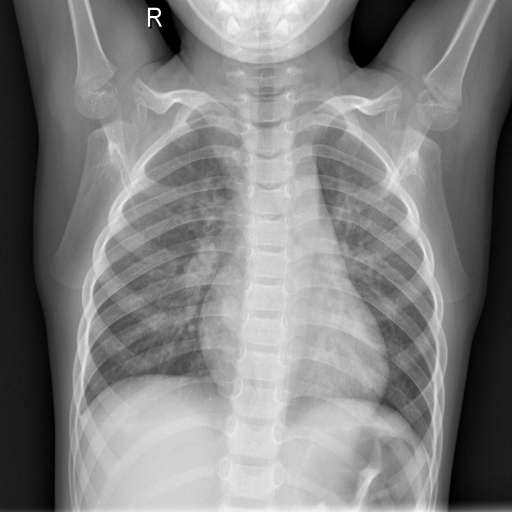
#> input picture 3.2022年学习/FractralDimensionSoftware/COVID-19-c/NORMAL/NORMAL (1).png, 1024 x 1024 px (shown at 1/2 size); its folder holds 4 pictures in this run
$ python '8.. 1 去均值（加上相同的值），每张图片阈值相同.py'
#> lines starting #> are read from the running program, lines starting #| are printed output that depends on the picture; after the words box and inside, x2 and y2 are one past the last pixel; in counts of white or black regions, pixels touching at a corner belong together
import glob
import cv2
import numpy as np
import pandas as pd
import matplotlib.pyplot as plt
import time

start_time = time.time()
#data = np.empty(shape=[0, 2916], dtype=int)


#存储处理后的图像
normal = []
viral_pneumonia = []
covid_19 = []

min_value, max_value, steps = 10, 160, 10
Threshold = [x for x in range(min_value, max_value, steps)]

def whole_historgram(data, count):
    his_img = []
    plt.figure()
    for i in range(len(data)):
        if i % (len(data)/count) == 0: #找到原灰度图像，画出直方图
            his_img.append(data[i])
    #print(len(his_img), data[0])
    for i in range(len(his_img)):
        #print(i, his_img[i])
        #if i == 3:
            #print(his_img[i].ravel())
        plt.hist(his_img[i].ravel(), 256, [0, 256])
        plt.subplot(count/2, 2, i + 1)
        plt.xlabel("Pixel gray value")
        plt.ylabel("Number of pixels")
    plt.show()

def binary_image(image, data):
    for i in Threshold:
        # [5 lines of commented-out code are left out]
        ret, b_img = cv2.threshold(image, i, 255, cv2.THRESH_BINARY)
        data.append(b_img)

    return data
def convertjpg(pngfile, data):

    img = cv2.imread(pngfile, cv2.IMREAD_GRAYSCALE) #读取为灰度图,
#> img is the input picture: shape (1024, 1024); min 0, max 255, mean 128.9
    #因为opencv读取图片方式和matplot不一样，所以显示结果不同，所以不再显示原图，直接显示灰度图和二值图像
    #img = cv2.imread(pngfile) #读取为灰度图,
    #data.append(img) #添加原图
    #gray_img = cv2.cvtColor(img, cv2.COLOR_BGR2GRAY)
    #data.append(img)
    #图像去均值
    img1 = img.reshape(1, -1) #图像变为一个向量
    mean_image = np.mean(img1[0])  #求像素均值
#> mean_image = 128.9
    #print("mean_image:", mean_image)
    #new_img = (img1 - mean_image).reshape(img.shape[0], img.shape[1])
    new_img = (img - mean_image) + 80 #矩阵减去一个数，就是矩阵中的每一个元素减去这个数，真棒，哈哈
    data.append(new_img)
    #print("img:", img)
    #print("new_img:", new_img)
    new_data = binary_image(new_img, data)
#> the loop in binary_image, `for i in Threshold: #img1 = [] #img1.append(image1) #for i in Threshol..` made 15 passes
#> pass 1, in binary_image, `ret, b_img = cv2.threshold(image, i, 255, cv2.THRESH_BINARY)`:
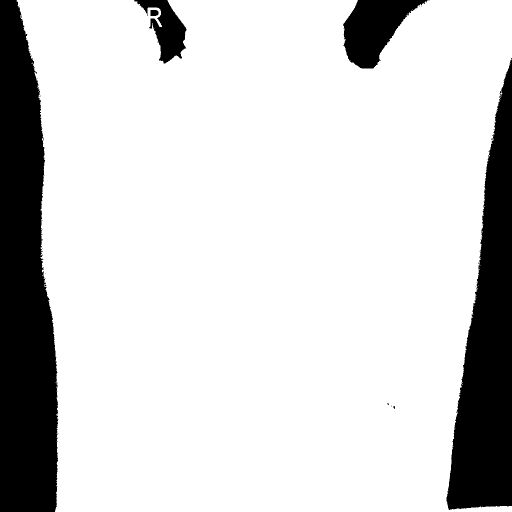
#> b_img: shape (1024, 1024) float64 (shown at 1/2 size); 83% white; 39 black regions (34 under 20 px), largest, box (x1, y1, x2, y2) and area: (0, 0, 117, 1024) 93311, (893, 116, 1024, 1020) 66393, (686, 0, 855, 137) 12807, (268, 0, 373, 128) 5974, (301, 20, 317, 32) 177
#> pass 2, in binary_image, `ret, b_img = cv2.threshold(image, i, 255, cv2.THRESH_BINARY)`:
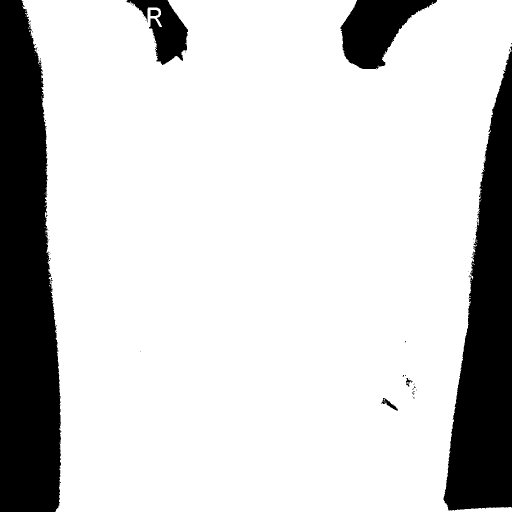
#> b_img: shape (1024, 1024) float64 (shown at 1/2 size); 81.2% white; 63 black regions (56 under 20 px), largest, box (x1, y1, x2, y2) and area: (0, 0, 123, 1024) 101363, (887, 93, 1024, 1021) 73335, (681, 0, 874, 139) 14722
#> pass 3, in binary_image, `ret, b_img = cv2.threshold(image, i, 255, cv2.THRESH_BINARY)`:
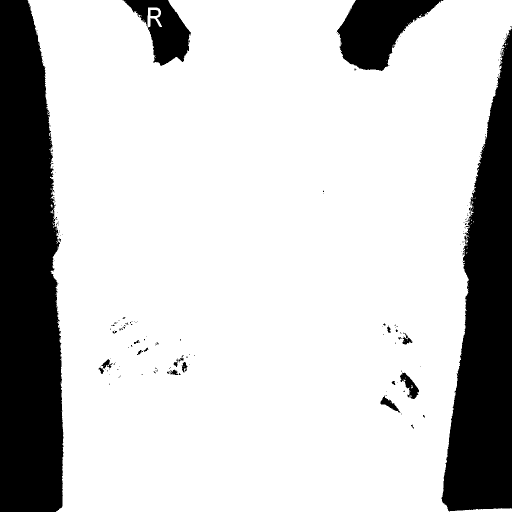
#> b_img: shape (1024, 1024) float64 (shown at 1/2 size); 79% white; 189 black regions (167 under 20 px), largest, box (x1, y1, x2, y2) and area: (0, 0, 127, 1024) 110154, (883, 57, 1024, 1023) 81360, (674, 0, 886, 142) 16891
#> after the loop in binary_image, `for i in Threshold:`: data = 16 items
#> new_data = 16 items

    return new_data

def draw_graph(data, count):
    plt.figure()
    for i in range(len(data)):
        #print("i:", i)
        #plt.annotate('covid-19', xy=(0, 0), xytext=(1, 1))
        plt.subplot(count, len(data)/count0, i+1)
        plt.imshow(data[i], "gray") #这是因为我们还是直接使用plt显示图像，它默认使用三通道显示图像，需要我们在可视化函数里多指定一个参数
        plt.xticks([])
        plt.yticks([])
    plt.show()


def fractal_dimension(Z, threshold):
    # Only for 2d image
    assert(len(Z.shape) == 2) #assert ： 判断语句，如果是二维图像就执行，不是的话，直接报错，不再执行

    # From https://github.com/rougier/numpy-100 (#87)
    def boxcount(Z, k):
        #axis=0, 按列计算， 1：按行计算
        S = np.add.reduceat(
            np.add.reduceat(Z, np.arange(0, Z.shape[0], k), axis=0),
                               np.arange(0, Z.shape[1], k), axis=1)

        # We count non-empty (0) and non-full boxes (k*k)
        return len(np.where((S > 0) & (S < k*k))[0])

    # Transform Z into a binary array
    Z = (Z < threshold)
    #plt.draw()
    #plt.show()

    # Minimal dimension of image
    p = min(Z.shape)

    # Greatest power of 2 less than or equal to p
    n = 2**np.floor(np.log(p)/np.log(2))

    # Extract the exponent
    n = int(np.log(n)/np.log(2))

    # Build successive box sizes (from 2**n down to 2**1)
    sizes = 2**np.arange(n, 1, -1)

    # Actual box counting with decreasing size
    counts = []
    for size in sizes:
        counts.append(boxcount(Z, size))

    # Fit the successive log(sizes) with log (counts)
    coeffs = np.polyfit(np.log(sizes), np.log(counts), 1)
    return -coeffs[0]

def get_line_chart_data(data, count):
    gray_img = []
    for n in range(len(data)):
        if n % (len(data) / count) == 0:
            gray_img.append(data[n])
    l = []
    for j in range(len(gray_img)):
        x = []
        for i in Threshold:
            y = fractal_dimension(gray_img[j], i)
            x.append(y)
        l.append(x)

    return l
#读取图片数据，转化为矩阵
count0 = 0
for pngfile in glob.glob(r"C:/Users/Yan/Desktop/COVID-19-c/NORMAL/*.png"):
    normal = convertjpg(pngfile, normal)
#> normal = 16 items
    count0 += 1
    if count0 == 4:
        break
#> pass 2 of the loop `for pngfile in glob.glob(r"C:/Users/Yan/Desktop/COVID-19-c/NORMAL/*.pn..`:
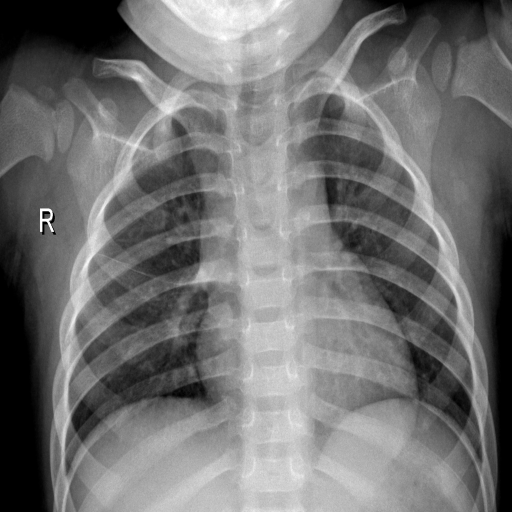
#> input picture 3.2022年学习/FractralDimensionSoftware/COVID-19-c/NORMAL/NORMAL (100).png, 1024 x 1024 px (shown at 1/2 size)
#> in convertjpg, img is the input picture: shape (1024, 1024); min 0, max 255, mean 113.9
#> mean_image = 113.9
#> the loop in binary_image (call 2), `for i in Threshold: #img1 = [] #img1.append(image1) #for i in Threshol..` made 15 passes
#> pass 1, in binary_image (call 2), `ret, b_img = cv2.threshold(image, i, 255, cv2.THRESH_BINARY)`:
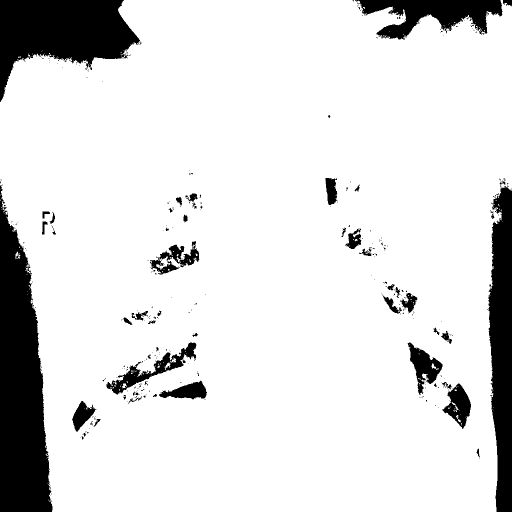
#> b_img: shape (1024, 1024) float64 (shown at 1/2 size); 87.2% white; 379 black regions (325 under 20 px), largest, box (x1, y1, x2, y2) and area: (0, 370, 105, 1024) 44964, (0, 0, 280, 204) 31342, (976, 363, 1024, 1024) 24073
#> pass 3, in binary_image (call 2), `ret, b_img = cv2.threshold(image, i, 255, cv2.THRESH_BINARY)`:
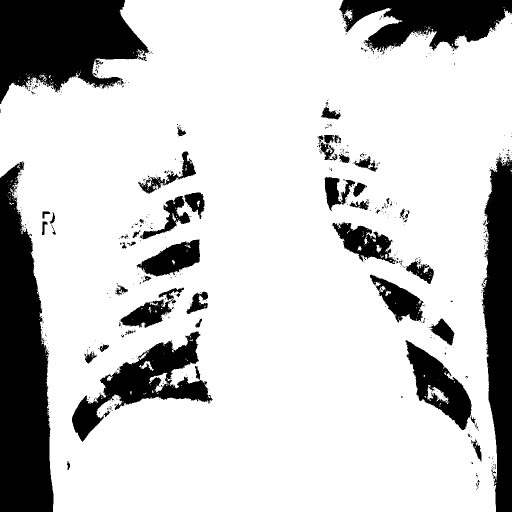
#> b_img: shape (1024, 1024) float64 (shown at 1/2 size); 79.6% white; 574 black regions (516 under 20 px), largest, box (x1, y1, x2, y2) and area: (0, 322, 107, 1024) 54204, (0, 0, 299, 208) 41388, (963, 311, 1024, 1024) 31167
#> after the loop in binary_image (call 2), `for i in Threshold:`: data = 32 items
#> pass 3 of the loop `for pngfile in glob.glob(r"C:/Users/Yan/Desktop/COVID-19-c/NORMAL/*.pn..`:
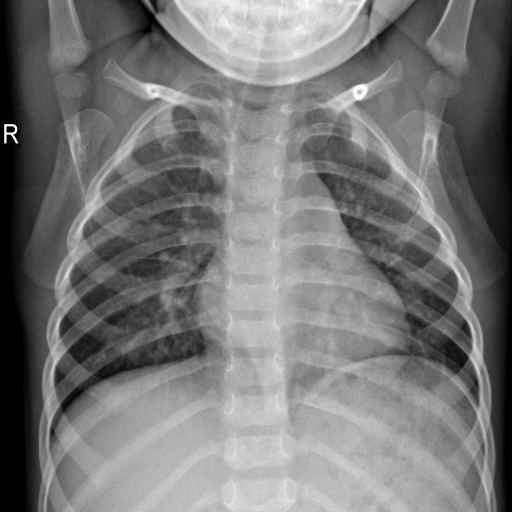
#> input picture 3.2022年学习/FractralDimensionSoftware/COVID-19-c/NORMAL/NORMAL (1001).png, 1024 x 1024 px (shown at 1/2 size)
#> in convertjpg, img is the input picture: shape (1024, 1024); min 0, max 255, mean 118.9
#> mean_image = 118.9
#> the loop in binary_image (call 3), `for i in Threshold: #img1 = [] #img1.append(image1) #for i in Threshol..` made 15 passes
#> pass 1, in binary_image (call 3), `ret, b_img = cv2.threshold(image, i, 255, cv2.THRESH_BINARY)`:
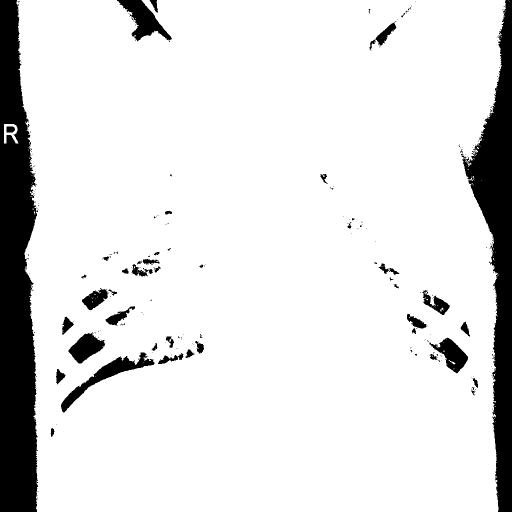
#> b_img: shape (1024, 1024) float64 (shown at 1/2 size); 88.1% white; 244 black regions (201 under 20 px), largest, box (x1, y1, x2, y2) and area: (0, 0, 76, 1024) 60977, (922, 0, 1024, 1024) 41145, (122, 704, 309, 825) 4106
#> pass 3, in binary_image (call 3), `ret, b_img = cv2.threshold(image, i, 255, cv2.THRESH_BINARY)`:
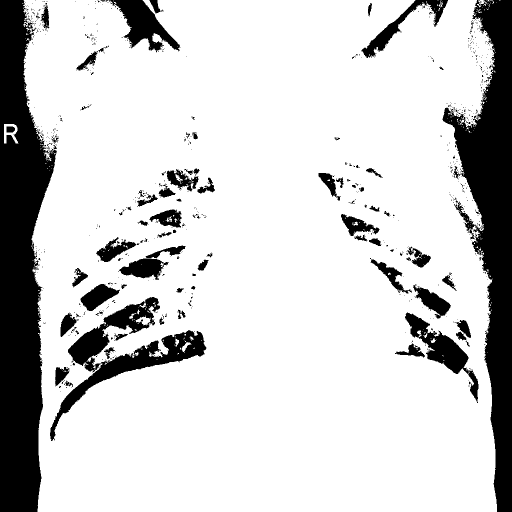
#> b_img: shape (1024, 1024) float64 (shown at 1/2 size); 81.1% white; 809 black regions (725 under 20 px), largest, box (x1, y1, x2, y2) and area: (0, 0, 114, 1024) 75412, (885, 0, 1024, 1024) 59452, (100, 594, 413, 882) 18753
#> after the loop in binary_image (call 3), `for i in Threshold:`: data = 48 items
#> the loop made 4 passes; the first 3 are shown
print(len(normal))
#| 64


count1 = 0
#> count1 = 0
for pngfile in glob.glob(r"C:/Users/Yan/Desktop/COVID-19-c/Viral Pneumonia/*.png"):
    viral_pneumonia = convertjpg(pngfile, viral_pneumonia)
    count1 += 1
    if count1 == 4:
        break
print(len(viral_pneumonia))

count2 = 0
for pngfile in glob.glob(r"C:/Users/Yan/Desktop/COVID-19-c/COVID-19/*.png"):
    covid_19 = convertjpg(pngfile, covid_19)
    count2 += 1
    if count2 == 4:
        break
print(len(covid_19))

#画灰度像素直方图
whole_historgram(normal, count0)
#> the loop in whole_historgram, `for i in range(len(data)):` made 64 passes
#> in whole_historgram, `plt.show()`:
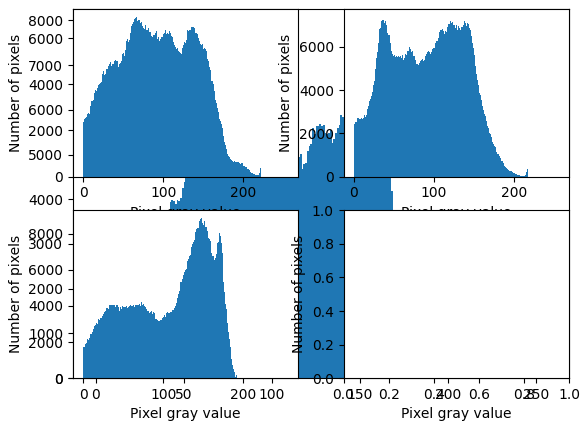
#> figure drawn by matplotlib, 4 panels; panel 1: tallest bar 7868 high, from x = 156 to 157; panel 2: tallest bar 6940 high, from x = 66 to 67; panel 3: tallest bar 7407 high, from x = 36 to 37; panel 4: tallest bar 8846 high, from x = 147 to 148
whole_historgram(viral_pneumonia, count1)
whole_historgram(covid_19, count2)

#显示不同阈值的二值图像
draw_graph(normal, count0)
#> in draw_graph, `plt.show()`:
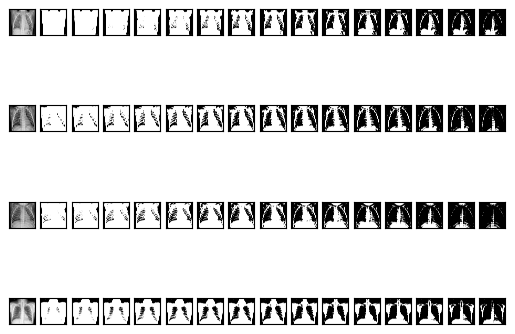
#> figure drawn by matplotlib, 64 panels
draw_graph(viral_pneumonia, count1)
draw_graph(covid_19, count2)

#获取维度折线图数据
D = get_line_chart_data(normal, count0)
#> the loop in get_line_chart_data, `for j in range(len(gray_img)):` made 4 passes
#> pass 1, in boxcount (call 7), `S = np.add.reduceat( np.add.reduceat(Z, np.arange(0, Z.shape[0], k), a..`:
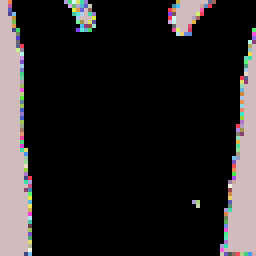
#> S: shape (64, 64) int64 (shown 4 times larger); 140 distinct labels, from 0 to 256; one colour per label, 0 black
#> pass 1, in boxcount (call 8), `S = np.add.reduceat( np.add.reduceat(Z, np.arange(0, Z.shape[0], k), a..`:
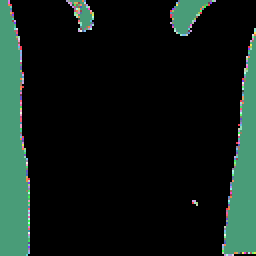
#> S: shape (128, 128) int64 (shown 2 times larger); 65 distinct labels, from 0 to 64; one colour per label, 0 black
D1 = get_line_chart_data(viral_pneumonia, count1)
D2 = get_line_chart_data(covid_19, count2)

#画维度折线图
plt.figure("Fractal Demension")

plt.plot(Threshold, D[0], color="#00ff00", label="normal0")
plt.plot(Threshold, D[1], color="#00ff5f", label="normal1")
plt.plot(Threshold, D[2], color="#00ff87", label="normal2")
plt.plot(Threshold, D[3], color="#00ffaf", label="normal3")

#> (the run stopped early here; a loop or call above may not have finished)
